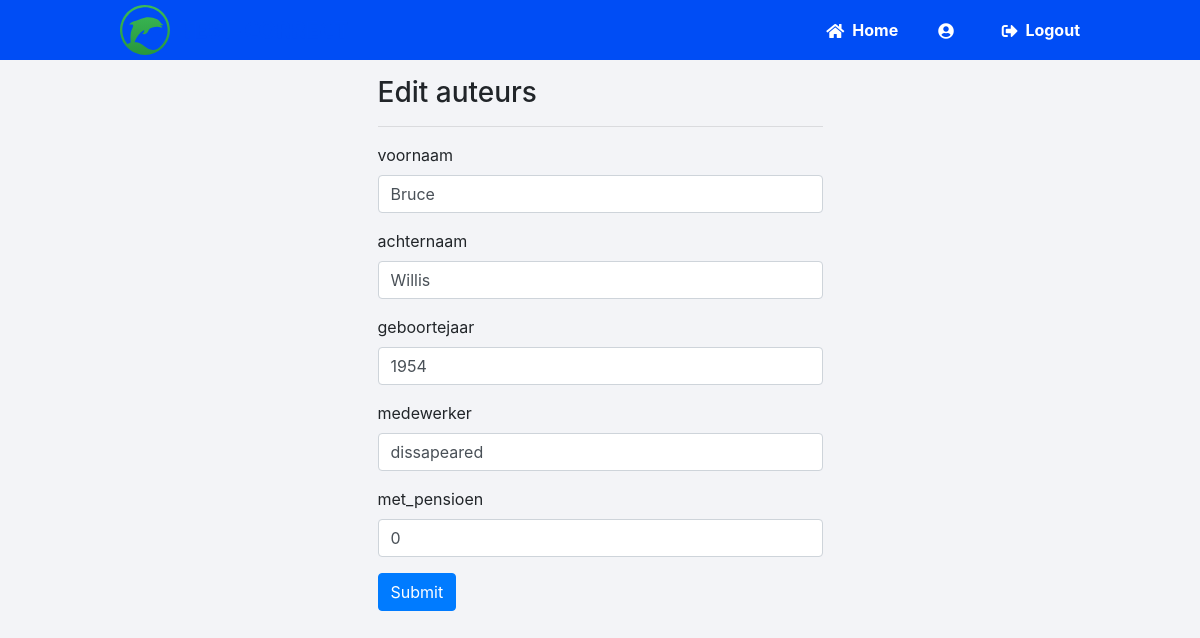
Page /edit_auteurs/2 on the committed database.
### tables this page shows
CREATE TABLE "auteurs" (
  `id` integer NOT NULL
,  "voornaam" varchar(80) NOT NULL
,  "achternaam" varchar(80) NOT NULL
,  "geboortejaar" integer DEFAULT NULL
,  "medewerker" varchar(250) NOT NULL
,  "met_pensioen" integer NOT NULL
);

### main.py (the view, shortened to what this page needs)
@app.route("/edit_auteurs/<string:id>",methods=['POST','GET'])
def edit_auteurs(id):
    connection = sqlite3.connect('./databases/testcorrect_vragen.db', check_same_thread = False)
    connection.row_factory = sqlite3.Row
    cursor = connection.cursor()
    cursor.execute("select * from auteurs where id=?",(id,))
    data = cursor.fetchone()
    return render_template("edit_auteurs.html",datas=data)

### templates/edit_auteurs.html
{% extends 'layout.html' %}
{% block body %}
<div class='row'>
    <div class='col-5 mx-auto'>
        <h3>Edit auteurs</h3>
        <hr>
        <form method='post' action='{{url_for("edit_auteurs",id=datas.id)}}'>
            <div class='form-group'>
                <label>voornaam</label>
                <input type='text' name='voornaam' required class='form-control' value='{{datas.voornaam}}'>
            </div>
            <div class='form-group'>
                <label>achternaam</label>
                <input type='text' name='achternaam' required class='form-control' value='{{datas.achternaam}}'>
            </div>
            <div class='form-group'>
                <label>geboortejaar</label>
                <input type='number' min="1960" max="2022" name='geboortejaar' required class='form-control'
                    value='{{datas.geboortejaar}}'>
            </div>
            <div class='form-group'>
                <label>medewerker</label>
                <input type='text' name='medewerker' required class='form-control' value='{{datas.medewerker}}'>
            </div>
            <div class='form-group'>
                <label>met_pensioen</label>
                <input type='text' name='met_pensioen' required class='form-control' value='{{datas.met_pensioen}}'>
            </div>
            <input type='submit' value='Submit' class='btn btn-primary'>
        </form>
    </div>
</div>
{% endblock %}

### static/style.css (style rules this page uses)
* { -webkit-box-sizing: border-box; box-sizing: border-box; font-family: -apple-system, BlinkMacSystemFont, "segoe ui", roboto, oxygen, ubuntu, cantarell, "fira sans", "droid sans", "helvetica neue", Arial, sans-serif; font-size: 16px; -webkit-font-smoothing: antialiased; -moz-osx-font-smoothing: grayscale; }
body { background-color: #f0f2f5; margin: 0; }
body.loggedin { background-color: #f3f4f7; }

### rows in the picture
auteurs: voornaam "Bruce", achternaam "Willis", geboortejaar "1954", medewerker "dissapeared", met_pensioen "0"
